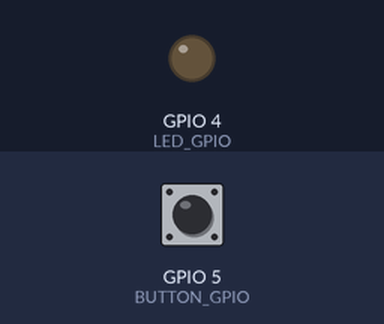
Recording of a sketch running on a simulated ESP32-S3. Parts: output pins drawn as LEDs (lit = HIGH). Inputs (shaded band) come from the test bench; at power-on: GPIO 5 (BUTTON_GPIO) LOW.

Above: at 1.2 s.
1.3 s: GPIO 5 (BUTTON_GPIO) pulled HIGH for 0.15 s
At 1.37 s:
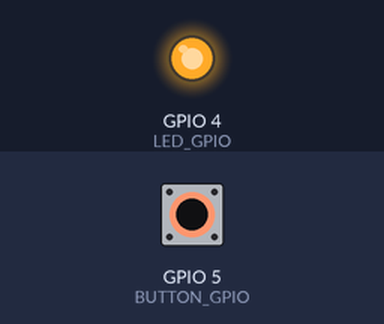
2.9 s: GPIO 5 (BUTTON_GPIO) pulled HIGH for 3.2 s
At 6.5 s:
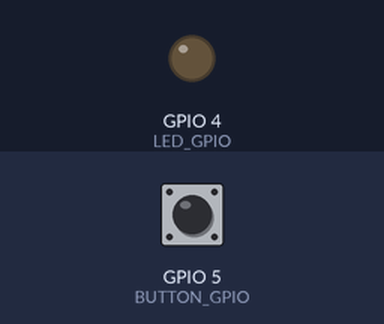
Timing chart, 0 to 8.0 s (numbered marks = the images above; inputs shaded):
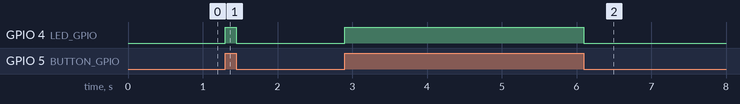

Measured:
- after the input at 1.3 s, GPIO 4 (LED_GPIO): LOW → HIGH at once, → LOW 0.15 s later
- after the input at 2.9 s, GPIO 4 (LED_GPIO): LOW → HIGH at once, → LOW 3.2 s later

The sketch:

04-040_Digital_input_button.ino
```cpp
/*  04.041 - ESP32-S3 Digital Input with Button Example

    This sketch demonstrates reading a pushbutton input and driving an LED.

    When the button is pressed, the LED turns on.
    When released, the LED turns off.

    Board: ESP32-S3 DevKit (e.g. DevKitC-1 N16R8)

    Components
    ----------
    - LED + resistor (e.g. 330Ω)
    - Pushbutton + 10kΩ pull-down resistor (or use internal pull-down)

    Connections
    -----------
    ESP32-S3 DevKit | Component
    --------------------------
    GND             | LED cathode
    GPIO4           | LED anode via resistor
    GND             | Pushbutton ground pin
    GPIO5           | Pushbutton signal pin (with 10kΩ pull-down to GND)

    Author: Peter Dalmaris
    Updated: July 2025 for ESP32-S3
*/

const byte LED_GPIO = 4;       // output LED pin
const byte BUTTON_GPIO = 5;    // input button pin

int buttonState = 0;

void setup() {
  pinMode(LED_GPIO, OUTPUT);

  // Use INPUT_PULLDOWN if external pull-down is not used
  pinMode(BUTTON_GPIO, INPUT_PULLDOWN);
}

void loop() {
  buttonState = digitalRead(BUTTON_GPIO);

  if (buttonState == HIGH) {
    digitalWrite(LED_GPIO, HIGH);
  } else {
    digitalWrite(LED_GPIO, LOW);
  }
}
```
